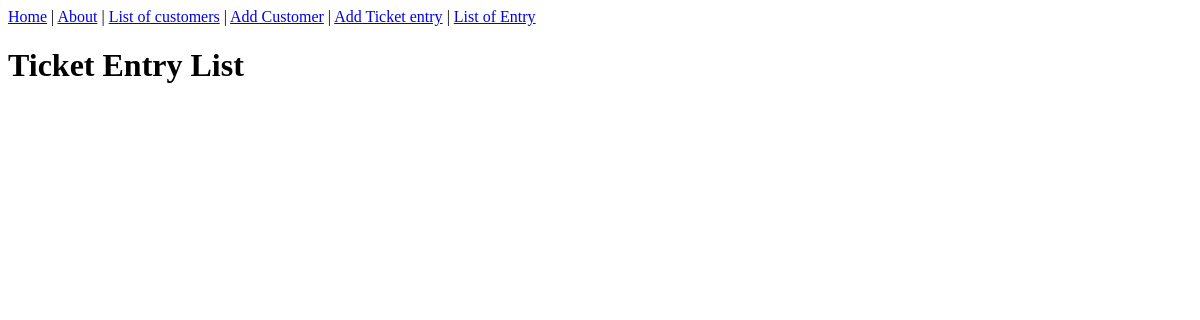
/entry/list/, run on an earlier commit of the app's database.
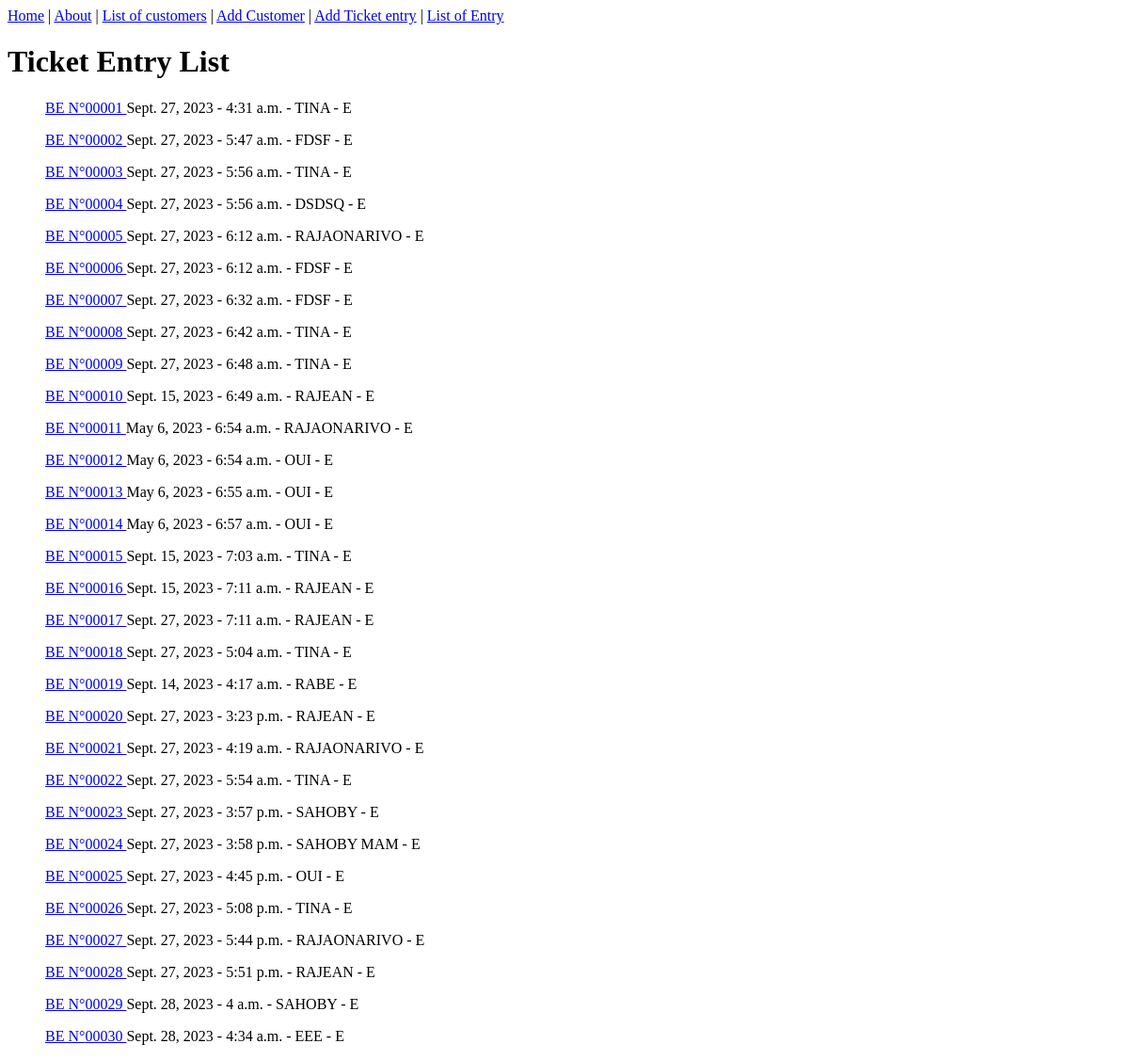
And on a later commit of the database.
### entry/models.py (models this page shows, shortened)
class BE(models.Model):
    STATUS_CHOICES = [
    ('E', 'Entry'),
    ('B', 'Billed'),
    ('I', 'In progress'),
    ('C', 'Completed'),
    ('O','Out')
]
    date_entry = models.DateField(default=timezone.now)
    time_entry = models.TimeField(default=timezone.now)
    status = models.CharField(max_length=1,choices=STATUS_CHOICES,default='E')
    customers = models.ForeignKey(Customers,on_delete=models.CASCADE)

### customers/models.py (models this page shows, shortened)
class Customers(models.Model):
    name = models.CharField(max_length=200,unique=True)
    company = models.CharField(max_length=200)
    contact = models.CharField(max_length=10,unique=True)
    address = models.CharField(max_length=100)

### entry/views.py (the view)
# urls.py: path('list/', BEListView.as_view(),name='be-list'),
class BEListView(ListView):
    model = BE
    template_name = 'entry/be_list.html'
    context_object_name = 'bes'

### entry/templates/entry/be_list.html
{% extends 'customers/base.html' %}
{% block content %}
<h1>Ticket Entry List</h1>
<ul>
    {% for be in bes %}
        <p>
            <a href="{% url 'be-details' be.id %}">BE N°{{be.id|stringformat:"05d"}} </a> {{be.date_entry }} - {{be.time_entry }} - {{be.customers.name|upper}}
            - {{be.status}}
        </p>
    {% endfor %}
</ul>
{% endblock content %}

### customers/templates/customers/base.html
<header>
    <a href="{% url 'home' %}">Home</a> | <a href="{% url 'about' %}">About</a>
    | <a href="{% url 'customer-list' %}">List of customers</a> | <a href="{% url 'customer-create' %}">Add Customer</a> |
    <a href="{% url 'be-create' %}">Add Ticket entry</a> | <a href= "{% url 'be-list' %}">List of Entry</a>
</header>
{% block content %}
{% endblock content %}

What changed in the data, as far as the page shows it:
added BE: id "00001", date_entry "Sept. 27, 2023", time_entry "4:31 a.m.", customers.name "TINA", status "E"
added BE: id "00002", date_entry "Sept. 27, 2023", time_entry "5:47 a.m.", customers.name "FDSF", status "E"
added BE: id "00003", date_entry "Sept. 27, 2023", time_entry "5:56 a.m.", customers.name "TINA", status "E"
added BE: id "00004", date_entry "Sept. 27, 2023", time_entry "5:56 a.m.", customers.name "DSDSQ", status "E"
added BE: id "00005", date_entry "Sept. 27, 2023", time_entry "6:12 a.m.", customers.name "RAJAONARIVO", status "E"
added BE: id "00006", date_entry "Sept. 27, 2023", time_entry "6:12 a.m.", customers.name "FDSF", status "E"
added BE: id "00007", date_entry "Sept. 27, 2023", time_entry "6:32 a.m.", customers.name "FDSF", status "E"
added BE: id "00008", date_entry "Sept. 27, 2023", time_entry "6:42 a.m.", customers.name "TINA", status "E"
added BE: id "00009", date_entry "Sept. 27, 2023", time_entry "6:48 a.m.", customers.name "TINA", status "E"
added BE: id "00010", date_entry "Sept. 15, 2023", time_entry "6:49 a.m.", customers.name "RAJEAN", status "E"
added BE: id "00011", date_entry "May 6, 2023", time_entry "6:54 a.m.", customers.name "RAJAONARIVO", status "E"
added BE: id "00012", date_entry "May 6, 2023", time_entry "6:54 a.m.", customers.name "OUI", status "E"
added BE: id "00013", date_entry "May 6, 2023", time_entry "6:55 a.m.", customers.name "OUI", status "E"
added BE: id "00014", date_entry "May 6, 2023", time_entry "6:57 a.m.", customers.name "OUI", status "E"
added BE: id "00015", date_entry "Sept. 15, 2023", time_entry "7:03 a.m.", customers.name "TINA", status "E"
added BE: id "00016", date_entry "Sept. 15, 2023", time_entry "7:11 a.m.", customers.name "RAJEAN", status "E"
added BE: id "00017", date_entry "Sept. 27, 2023", time_entry "7:11 a.m.", customers.name "RAJEAN", status "E"
added BE: id "00018", date_entry "Sept. 27, 2023", time_entry "5:04 a.m.", customers.name "TINA", status "E"
added BE: id "00019", date_entry "Sept. 14, 2023", time_entry "4:17 a.m.", customers.name "RABE", status "E"
added BE: id "00020", date_entry "Sept. 27, 2023", time_entry "3:23 p.m.", customers.name "RAJEAN", status "E"
added BE: id "00021", date_entry "Sept. 27, 2023", time_entry "4:19 a.m.", customers.name "RAJAONARIVO", status "E"
added BE: id "00022", date_entry "Sept. 27, 2023", time_entry "5:54 a.m.", customers.name "TINA", status "E"
added BE: id "00023", date_entry "Sept. 27, 2023", time_entry "3:57 p.m.", customers.name "SAHOBY", status "E"
added BE: id "00024", date_entry "Sept. 27, 2023", time_entry "3:58 p.m.", customers.name "SAHOBY MAM", status "E"
added BE: id "00025", date_entry "Sept. 27, 2023", time_entry "4:45 p.m.", customers.name "OUI", status "E"
added BE: id "00026", date_entry "Sept. 27, 2023", time_entry "5:08 p.m.", customers.name "TINA", status "E"
added BE: id "00027", date_entry "Sept. 27, 2023", time_entry "5:44 p.m.", customers.name "RAJAONARIVO", status "E"
added BE: id "00028", date_entry "Sept. 27, 2023", time_entry "5:51 p.m.", customers.name "RAJEAN", status "E"
added BE: id "00029", date_entry "Sept. 28, 2023", time_entry "4 a.m.", customers.name "SAHOBY", status "E"
added BE: id "00030", date_entry "Sept. 28, 2023", time_entry "4:34 a.m.", customers.name "EEE", status "E"
